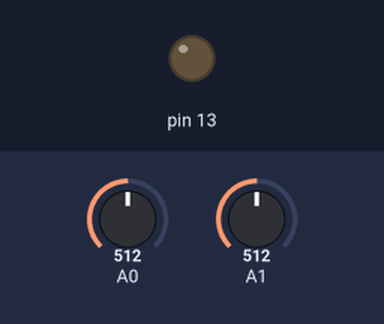
A sketch run on a simulated Arduino Uno, built with avr-gcc and run on an emulated ATmega328P. Parts: output pins drawn as LEDs (lit = HIGH). The test bench sets the inputs (shaded band); at power-on: A0 = 512, A1 = 512. What the sketch prints to the serial monitor is not drawn.

Above: at 1.2 s.
1.3 s: A0 set to 860
At 2.3 s:
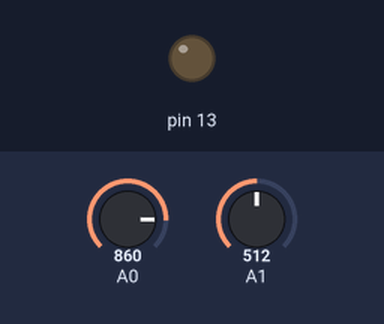
2.8 s: A0 set to 840
At 3.5 s:
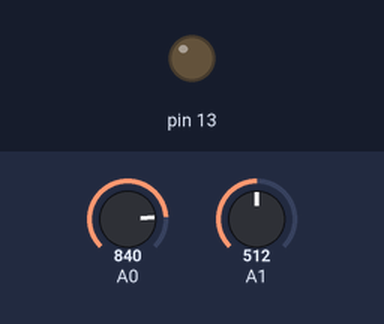
Timing chart, 0 to 5.8 s (numbered marks = the images above; inputs shaded):
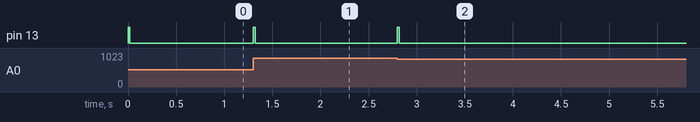

Measured:
- after the input at 1.3 s, pin 13: LOW → HIGH at once, → LOW 0.02 s later
- after the input at 2.8 s, pin 13: LOW → HIGH at once, → LOW 0.02 s later

The sketch:

ArduinoSideWithLaser.ino
```cpp
#define STARTCHAR 197
#define ENDCHAR   165

#define COMMON_TRIG 2
#define s_p //Serial.print
#define s_pl //Serial.println

#include "Sensor.hpp"

int duration = 0;
int distance = 0;

uint8_t detectionOld = 0;
uint8_t detectionToSend = 0;

Sensor *sensors[8];

void setup() {

  Serial.begin(115200);

  digitalWrite(13, LOW);

  pinMode(13, OUTPUT);
  pinMode(A0, INPUT);
  pinMode(A1, INPUT);

  Sensor *sensor0 = new Sensor(COMMON_TRIG, 3);
  sensors[0] = sensor0;
  Sensor *sensor1 = new Sensor(COMMON_TRIG, 4);
  sensors[1] = sensor1;
}

void loop() {
  detectionToSend = 0;

  for (int i = 0; i < 2; ++i)
  {
    detectionToSend <<= 1;
    if (analogRead(i) < 850)
    {
      detectionToSend |= 0x01;
      /*delay(20);
      if (analogRead(i) < 800)
      {
        detectionToSend |= 0x01;
      }*/
    }
  }

  /*/ DEBUG
    Serial.print("Pin 1: ");
    Serial.print(analogRead(A0));
    Serial.print(" Pin 2: ");
    Serial.print(analogRead(A1));
    Serial.print(" US0: ");
    Serial.print(sensors[0]->readSensorCM());
    Serial.print(" US1: ");
    Serial.println(sensors[1]->readSensorCM());  */

  if (detectionToSend != detectionOld) //als er niets veranders is, tov de vorige meting, verstuur niets.
  {
    SendAllSensorsV2(); //De functie die de byte opbreekt in een verstuurbare message wordt aangeroepen
    digitalWrite(13, HIGH); //Knipper lampje op de arduino om aan te geven dat er iets veranderd is.
    delay(20);
    digitalWrite(13, LOW);
  }
  detectionOld = detectionToSend; // Overschrijf oude meting met nieuwe meting
}


void SendAllSensorsV2()
{
  s_p("\ndetectionToSend  = 0b");
  s_p(detectionToSend, BIN);
  s_p("\ndetectionOld = 0b");
  s_p(detectionOld, BIN);
  uint8_t data = detectionToSend & ~detectionOld; //Zorg dat alleen verandering in individuele treden gestuurd wordt.
  s_p("\n De data is: 0b");
  s_pl(data, BIN);
  uint8_t sendBuf[3]; //Buffer voor de message voor de pc
  memset(sendBuf, 0, 4); //Maak die buffer leeg
  sendBuf[0] = STARTCHAR; // eerste byte buffer is beginkaracter
  sendBuf[1] = data; // de daadwerkelijke data
  sendBuf[2] = ENDCHAR; // laatste byte is eindkarakter

  Serial.write(sendBuf, 3); //Informatie wordt naar ofw app op pc verstuurd
}
```

Sensor.cpp
```cpp
#include "Sensor.hpp"
#include "Arduino.h"

Sensor::Sensor(int trig, int echo)
{
  triggerPin = trig;
  echoPin = echo;

  pinMode(triggerPin, OUTPUT);
  pinMode(echoPin, INPUT);
}

Sensor::~Sensor()
{

}

int Sensor::readSensorCM()
{
  digitalWrite(triggerPin, LOW);
  delayMicroseconds(2);

  digitalWrite(triggerPin, HIGH);
  delayMicroseconds(10);

  digitalWrite(triggerPin, LOW);
  duration = pulseIn(echoPin, HIGH);

  distance = duration / 58.2;

  if (distance > 255 || distance < 0)
  {
    return -1;
  }
  else
  {
    return distance;
  }
}
```

Sensor.hpp
```cpp
class Sensor
{
  private:
    int triggerPin;
    int echoPin;

    int duration;
    int distance;
  public:
    Sensor(int trig, int echo);
    int readSensorCM();
    ~Sensor();
};
```
